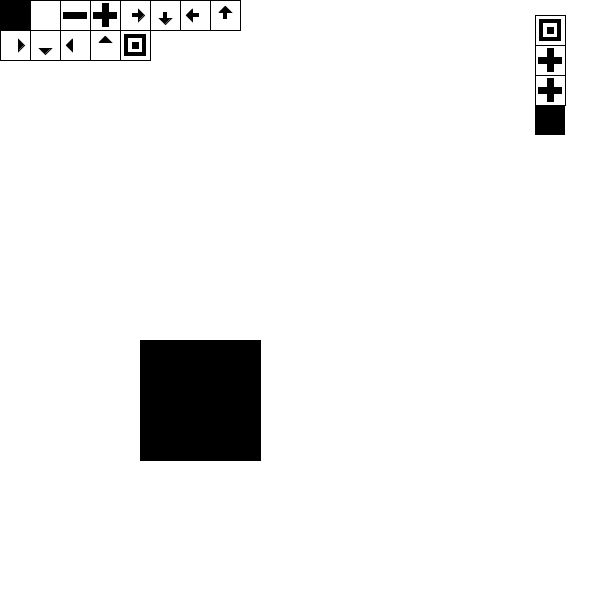
Frame 1 (no input)
Frame 60 (the mouse pressed at the canvas centre just before this capture): identical to frame 1, image omitted
Frame 120 (the mouse held since frame 60 and released just before this capture): identical to frame 1, image omitted

The Processing sketch that drew this single still picture (run headless with seeded random() and noise(); from frame 60 on, the mouse is pressed at the canvas centre):

// Processing sketch: minimalistsquareshapecad
// ── minimalistsquareshapecad.pde
float x,y,x0,y0;
float side,scale,scaleFactor;


int[] mainGlyphArray = {0314,0303,0303,0300};
int[] upFractalize = {0314,0313,0312,0307,0301,0307,0304,0300};

void setup(){
  rectMode(CENTER);
  scale =1;
  scaleFactor = 2;
  side = 30;
  size(600,600);
  x0 = 200;
  y0 = 400;
  x = x0;
  y = y0;
  background(255); 
 // mainGlyphArray = concat(mainGlyphArray,upFractalize);
  //mainGlyphArray = concat(mainGlyphArray,rotateGlyph(upFractalize));
 // mainGlyphArray = concat(mainGlyphArray,rotateGlyph(rotateGlyph(upFractalize)));
  //mainGlyphArray = concat(mainGlyphArray,rotateGlyph(rotateGlyph(rotateGlyph(upFractalize))));
}


void draw(){
  background(255);
  drawControlPanel();
  drawMainGlyph();
  drawCursor();
  drawGlyphChain();
}

void drawGlyphChain(){
  x = 550;
  y = side;
  for(int glyphIndex = 0;glyphIndex < mainGlyphArray.length;glyphIndex++){
    drawCommandGlyph(mainGlyphArray[glyphIndex]);
    y+=side;
  }
  
}

void drawCursor(){
  stroke(1);
  noFill();
  rect(x,y,scale*side,scale*side);
  
}

void drawControlPanel(){
  for(int row = 0;row < 8;row++){
   for(int column = 0;column < 8; column++){
     x = 0.5*side + side*column;
     y = 0.5*side + side*row;
     drawCommandGlyph(0300 + 0010*row + column);

   }
  } 
}

void drawMainGlyph(){
  for(int glyphIndex = 0;glyphIndex < mainGlyphArray.length;glyphIndex++){
    doTheThing(mainGlyphArray[glyphIndex]);
  }
}

void doTheThing(int localCommandOctal){
    switch(localCommandOctal){
      case 0300:  //fill in black
        noStroke();
        fill(0);
        rect(x,y,scale*side,scale*side);
        break;
      case 0301:  //fill in white
        noStroke();
        fill(255);
        rect(x,y,scale*side,scale*side);
        break;
      case 0302://shrink
        scale /= scaleFactor;
        break;
      case 0303: //grow
        scale *= scaleFactor;
        break;
      case 0304: //move 1 right
        x += scale*side;
        break;
      case 0305: //move 1 down
        y += scale*side;
        break;
      case 0306: //move 1 left
        x -= scale*side;
        break;
      case 0307: // move 1 up
        y -= scale*side;
        break;
      case 0310: //move 1/2 right
        x += 0.5*scale*side;
        break;
      case 0311: //move 1/2 down
        y += 0.5*scale*side;
        break;
      case 0312: //move 1/2 left
        x -= 0.5*scale*side;
        break;
      case 0313: // move 1/2 up
        y -= 0.5*scale*side;
        break;
      case 0314: //reset
        x = x0;
        y = y0;
        scale  =1;
        break;
    }
 
}



void drawCommandGlyph(int localCommandOctal){
    switch(localCommandOctal){
      case 0300:  //fill in black
        noStroke();
        fill(0);
        rect(x,y,side,side);
        break;
      case 0301:  //fill in white
        stroke(1);
        fill(255);
        rect(x,y,side,side);
        break;
      case 0302://shrink
        stroke(1);
        noFill();
        rect(x,y,side,side);
        fill(0);
        rect(x,y,0.75*side,0.2*side);
        break;
      case 0303: //grow
        stroke(1);
        noFill();
        rect(x,y,side,side);

        fill(0);
        rect(x,y,0.75*side,0.2*side);
        rect(x,y,0.2*side,0.75*side);        
        break;
      case 0304: //move 1 right
        noFill();
        stroke(1);
        rect(x,y,side,side);
        fill(0);
        rect(x,y,0.2*side,0.1*side);
        triangle(x + 0.1*side,y + 0.2*side,x + 0.1*side,y - 0.2*side,x + 0.3*side,y);
        break;
      case 0305: //move 1 down
        noFill();
        stroke(1);
        rect(x,y,side,side);
        fill(0);
        rect(x,y,0.1*side,0.2*side);
        triangle(x + 0.2*side,y + 0.1*side,x - 0.2*side,y + 0.1*side,x,y+ 0.3*side);
        break;
      case 0306: //move 1 left
        noFill();
        stroke(1);
        rect(x,y,side,side);
        fill(0);
        rect(x,y,0.2*side,0.1*side);
        triangle(x - 0.1*side,y + 0.2*side,x - 0.1*side,y - 0.2*side,x - 0.3*side,y);
        break;
      case 0307: // move 1 up
        noFill();
        stroke(1);
        rect(x,y,side,side);
        fill(0);
        rect(x,y,0.1*side,0.2*side);
        triangle(x + 0.2*side,y - 0.1*side,x - 0.2*side,y - 0.1*side,x,y- 0.3*side);
        break;
      case 0310: //move 1/2 right
        noFill();
        stroke(1);
        rect(x,y,side,side);
        fill(0);
        triangle(x + 0.1*side,y + 0.2*side,x + 0.1*side,y - 0.2*side,x + 0.3*side,y);
        break;
      case 0311: //move 1/2 down
        noFill();
        stroke(1);
        rect(x,y,side,side);
        fill(0);
        triangle(x + 0.2*side,y + 0.1*side,x - 0.2*side,y + 0.1*side,x,y+ 0.3*side);
        break;
      case 0312: //move 1/2 left
        noFill();
        stroke(1);
        rect(x,y,side,side);
        fill(0);
        triangle(x - 0.1*side,y + 0.2*side,x - 0.1*side,y - 0.2*side,x - 0.3*side,y);
        break;
      case 0313: // move 1/2 up
        noFill();
        stroke(1);
        rect(x,y,side,side);
        fill(0);
        triangle(x + 0.2*side,y - 0.1*side,x - 0.2*side,y - 0.1*side,x,y- 0.3*side);
        break;
      case 0314: //reset
        stroke(0);
        noFill();
        rect(x,y,side,side);
        fill(0);
        rect(x,y,0.7*side,0.7*side);
        fill(255);
        rect(x,y,0.5*side,0.5*side);
        fill(0);
        rect(x,y,0.2*side,0.2*side);
        break;
    } 
}

void mouseClicked(){
   if(mouseX < 8*side && mouseY < 8*side){
     int ones = int(mouseX/side);
     int eights = int(mouseY/side);
     int sixtyfours = 3;
     int buttonByte = ones + 8*eights + 64*sixtyfours;
     printOctal(buttonByte);
     mainGlyphArray = append(mainGlyphArray,buttonByte);
  }
  else{
  }
}

void printOctal(int localByte){
   print((localByte >> 6)&7); //sixtyfours
   print((localByte >> 3)&7);//eights
   println(localByte &7);//ones
}

int[] rotateGlyph(int[] inputArray){
  int[] outputArray = {};
  for(int rotateIndex = 0;rotateIndex < inputArray.length;rotateIndex++){
    outputArray = append(outputArray,inputArray[rotateIndex]);
  }
  for(int rotateIndex = 0;rotateIndex < inputArray.length;rotateIndex++){
    if(inputArray[rotateIndex] == 0304){
      outputArray[rotateIndex] = 0305;
    }
    if(inputArray[rotateIndex] == 0305){
      outputArray[rotateIndex] = 0306;
    }
    if(inputArray[rotateIndex] == 0306){
      outputArray[rotateIndex] = 0307;
    }
    if(inputArray[rotateIndex] == 0307){
      outputArray[rotateIndex] = 0304;
    }
    if(inputArray[rotateIndex] == 0310){
      outputArray[rotateIndex] = 0311;
    }
    if(inputArray[rotateIndex] == 0311){
      outputArray[rotateIndex] = 0312;
    }
    if(inputArray[rotateIndex] == 0312){
      outputArray[rotateIndex] = 0313;
    }
    if(inputArray[rotateIndex] == 0313){
      outputArray[rotateIndex] = 0310;
    }
    
  }

  
 return outputArray; 
}
